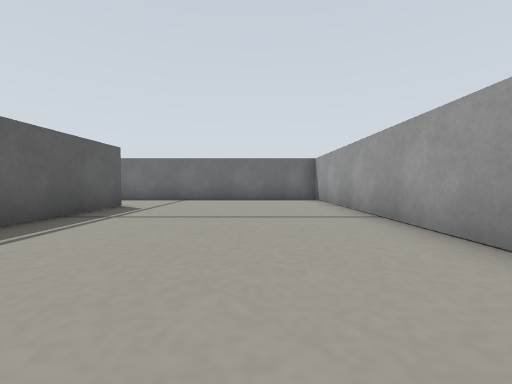
[1] (above)

23 first-person views from a walk through a robot-simulator world made for Gazebo. The camera is 0.12 m above the floor, tilts 2° down and sees 90° across. The floor is counted in squares, 0.2 m on a side. Each view is taken from the middle of a square. On the plan, view 1 faces up. The plan holds only what a view shows up to about 9 squares ahead; the rest is blank.

[2]
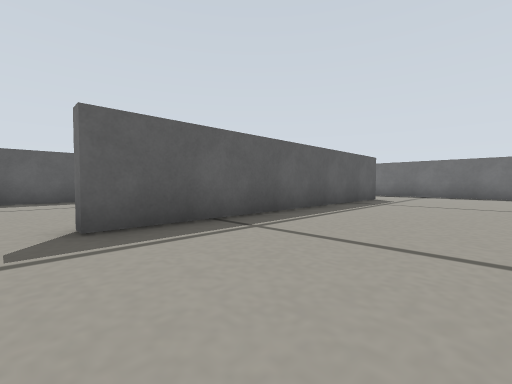

[3]
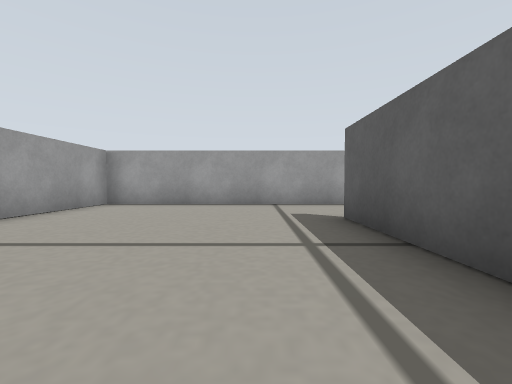

[4]
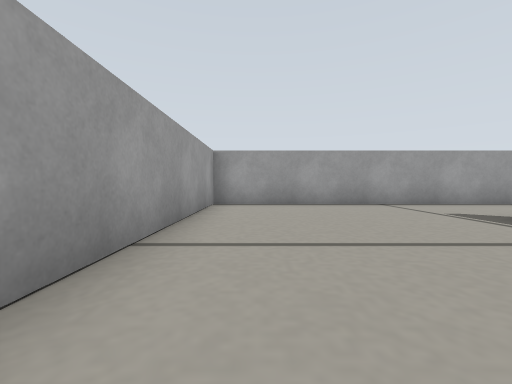

[5]
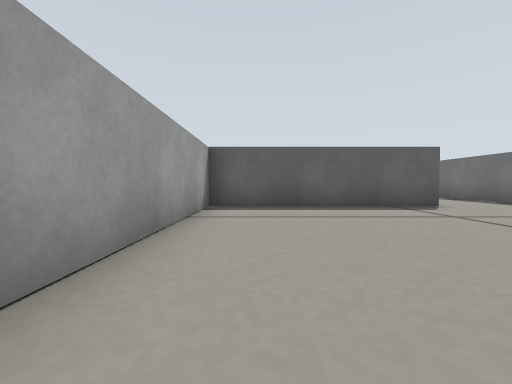

[6]
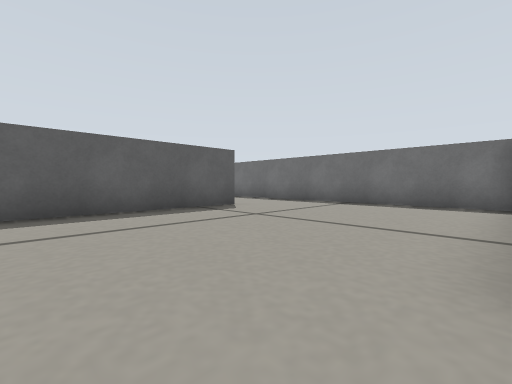

[7]
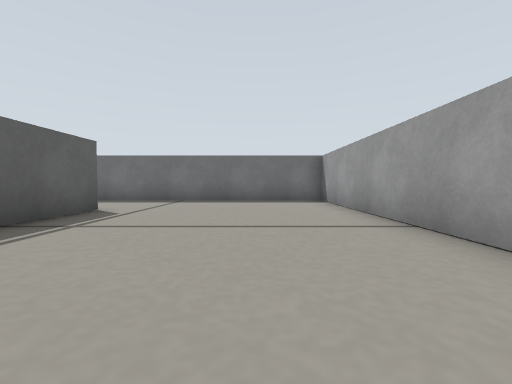

[8]
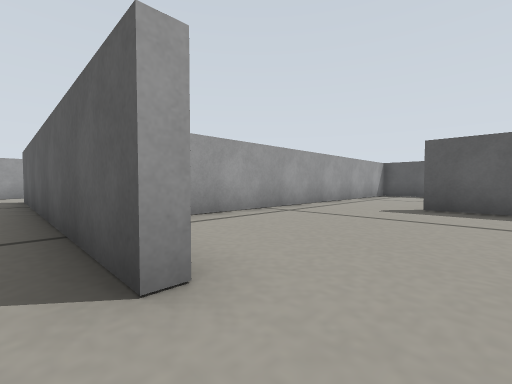

[9]
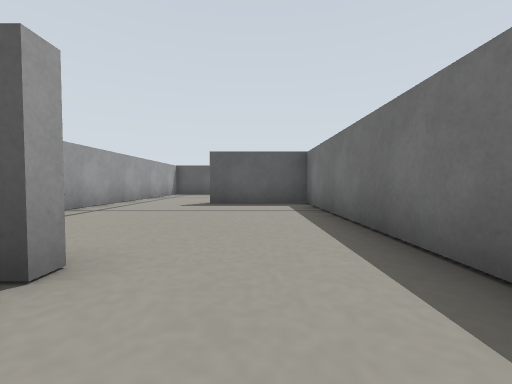

[10]
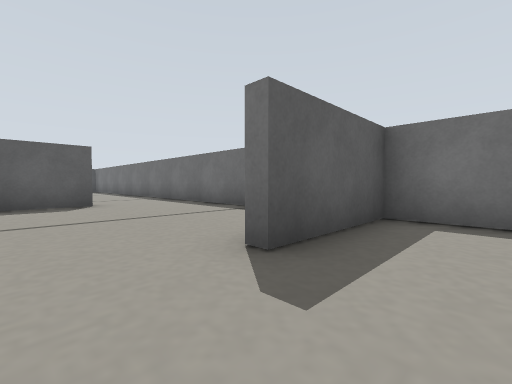

[11]
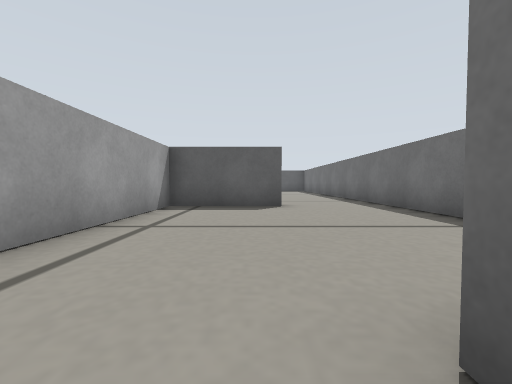

[12]
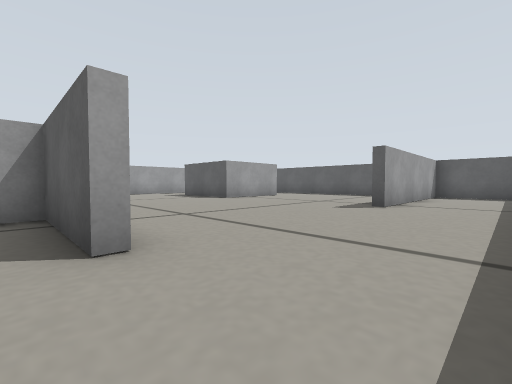

[13]
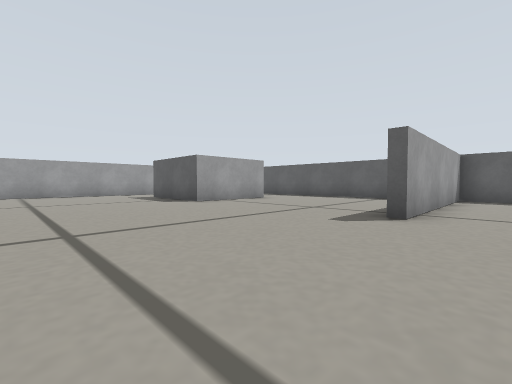

[14]
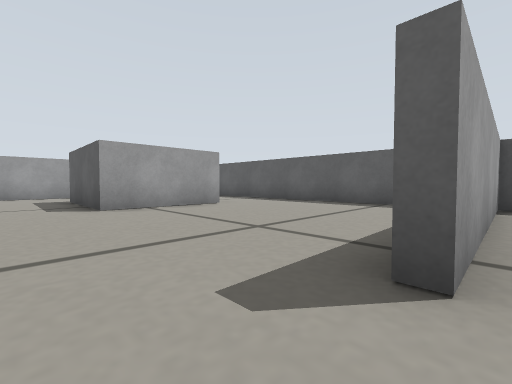

[15]
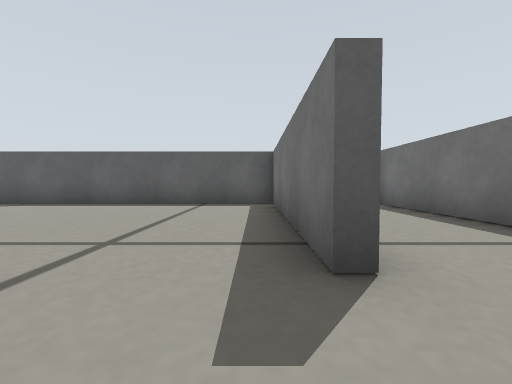

[16]
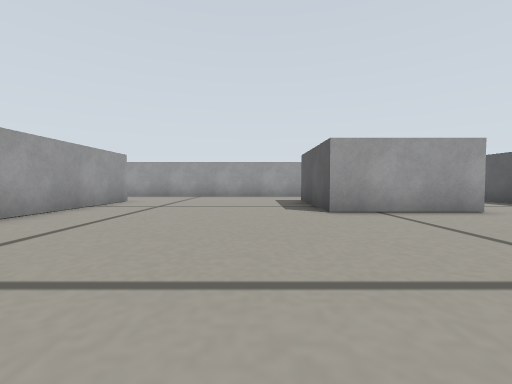

[17]
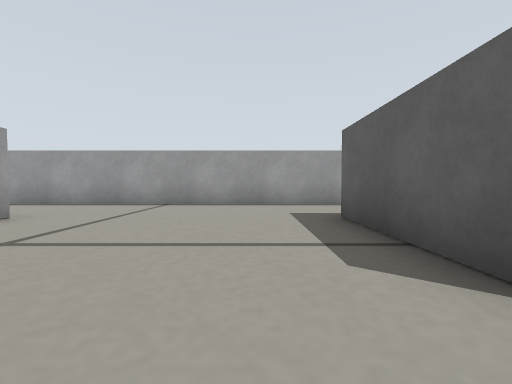

[18]
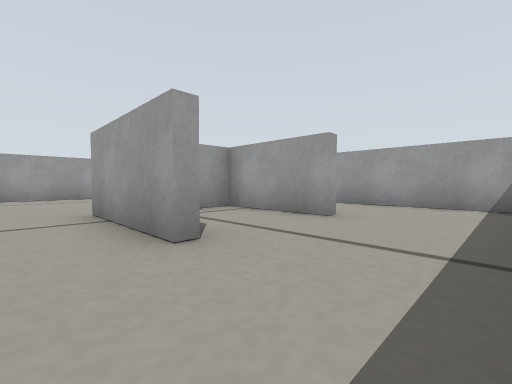

[19]
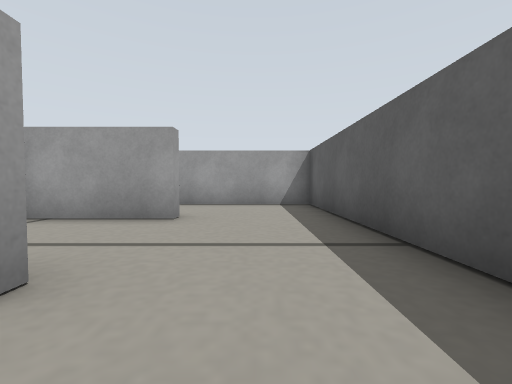

[20]
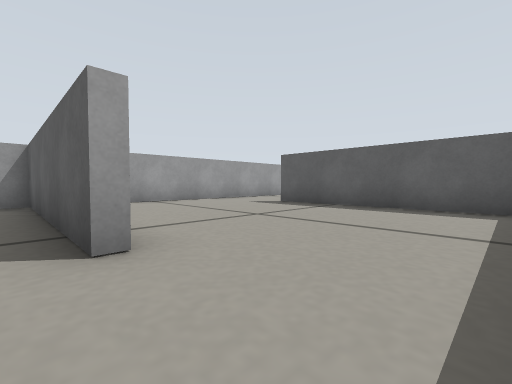

[21]
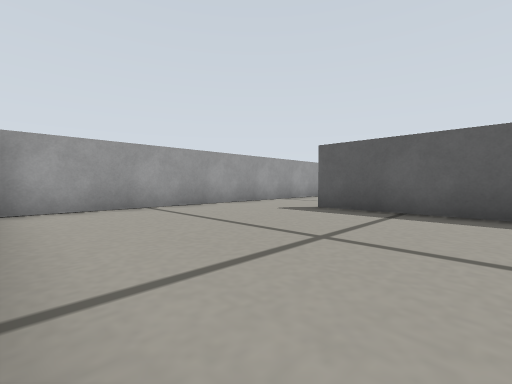

[22]
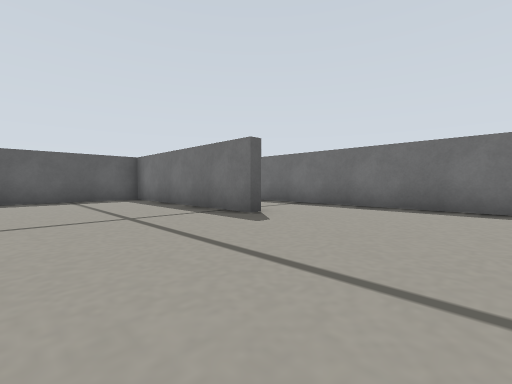

[23]
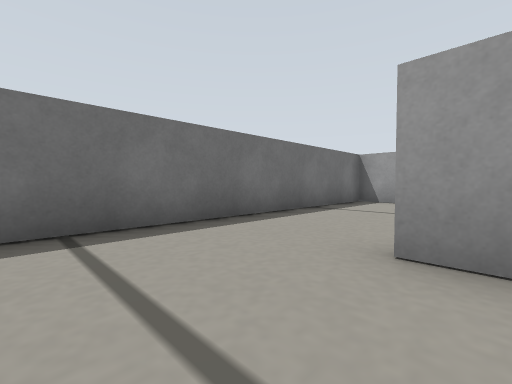

### Floor plan
Points are (right, up) in squares from view 1. A wall is a line through its corners. A room is listed if a view was taken in it or the views show most of it. See-through windows are left out.
Room 1 (views 1, 2, 3, 4, 5, 6, 7, 8, 9)
walls: (-3.5, 6.8) (-3.5, -2.3) (-3.9, -2.3); (-4.5, -5.2) (2.2, -5.2) (2.2, 9.5) (-4.5, 9.5)
ways out: opening at (-4, 8) to room 2; opening at (-4, -3.5) to room 5
Room 2 (views 10, 11)
walls: (-4.5, 9.5) (-9.5, 9.5) (-9.5, 6.7) (-9.9, 6.7); (-10.5, 3.8) (-5.5, 3.8)
ways out: opening at (-4, 8) to room 1; opening at (-10, 5.5) to room 3
Room 3 (view 12)
walls: (-15.5, 6.8) (-15.5, 3.8) (-10.5, 3.8); (-9.8, 8.4) (-9.8, 9.5) (-15.5, 9.5)
ways out: opening at (-10, 5.5) to room 2; opening at (-16, 8) to room 4
Room 4 (views 13, 14, 15, 16, 17, 18, 19, 22, 23)
walls: (-24.7, 0.4) (-24.7, 0.8) (-21.5, 0.8) (-21.5, -2.5); (-24.7, -2.6) (-24.7, -2.2) (-21.8, -2.2) (-21.8, -1.2); (-27.5, 6.5) (-27.5, -5.2) (-16.6, -5.2); (-15.8, 5.9) (-15.8, 6.8); (-27.5, 8) (-27.5, 6.7) (-21.6, 6.7) (-27.2, 6.7); (-15.8, -2.4) (-15.8, 2); (-15.5, 9.5) (-27.2, 9.5)
ways out: opening at (-16, 8) to room 3; opening at (-16, -3.5) to room 6
Room 5 (views 20, 21)
walls: (-9.5, 0.8) (-9.5, -5.2) (-4.5, -5.2); (-3.9, 3.5) (-10.5, 3.5)
ways out: opening at (-4, -3.5) to room 1; opening at (-10, 2) to room 6
Room 6 (no view inside)
walls: (-15.5, 3.1) (-15.5, -2.4); (-10.5, 3.5) (-12, 3.5); (-16.6, -5.2) (-9.9, -5.2)
ways out: opening at (-16, -3.5) to room 4; opening at (-10, 2) to room 5

Positions as (right, up) in squares from view 1, and headings:
1: (0, 0), facing up
2: (0, -3), facing up-left
3: (-2, 2), facing down
4: (1, 2), facing down
5: (-3, -4), facing left
6: (-4, -4), facing up-left
7: (0, 1), facing up
8: (-3, 8), facing down-left
9: (-2, 8), facing left
10: (-8, 5), facing up-left
11: (-9, 6), facing left
12: (-15, 9), facing down-left
13: (-17, 8), facing down-left
14: (-20, 7), facing down-left
15: (-20, 6), facing left
16: (-20, 6), facing down
17: (-20, 2), facing down
18: (-27, 2), facing down-right
19: (-26, 2), facing down
20: (-9, 3), facing down-left
21: (-10, 1), facing down-left
22: (-18, 3), facing up-left
23: (-18, 6), facing up-right
